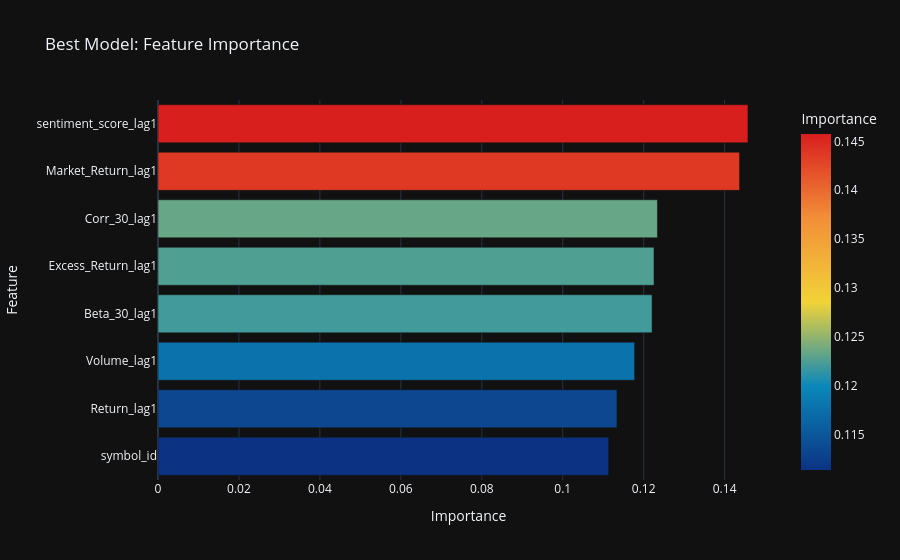

The cell this chart's notebook holds for it:
### Markdown cell above
### XGBoost Feature Importance (Tuned Model)

XGBoost's built-in importance measures how often each feature is used to split nodes. Compared to the SHAP beeswarm above, this can overstate features that are used frequently but with low actual predictive contribution.

### Code cell
importance_df_best = pd.DataFrame({
    'Feature': features,
    'Importance': best_model.feature_importances_
}).sort_values(by='Importance', ascending=True)

fig = px.bar(
    importance_df_best,
    x='Importance',
    y='Feature',
    orientation='h',
    title="Best Model: Feature Importance",
    color='Importance',
    color_continuous_scale='Portland'
)
fig.update_layout(template='plotly_dark')
fig.show()

### Figure 1 — Plotly figure (JSON) as saved in the notebook; plotly's stock layout.template omitted (floating-point values rounded to 4 significant figures)
{"data": [{"hovertemplate": "Importance=%{marker.color}<br>Feature=%{y}<extra></extra>", "legendgroup": "", "marker": {"color": [0.1114, 0.1134, 0.1178, 0.1221, 0.1225, 0.1234, 0.1437, 0.1458], "coloraxis": "coloraxis", "pattern": {"shape": ""}}, "name": "", "orientation": "h", "showlegend": false, "textposition": "auto", "type": "bar", "x": [0.1114, 0.1134, 0.1178, 0.1221, 0.1225, 0.1234, 0.1437, 0.1458], "xaxis": "x", "y": ["symbol_id", "Return_lag1", "Volume_lag1", "Beta_30_lag1", "Excess_Return_lag1", "Corr_30_lag1", "Market_Return_lag1", "sentiment_score_lag1"], "yaxis": "y"}], "layout": {"barmode": "relative", "coloraxis": {"colorbar": {"title": {"text": "Importance"}}, "colorscale": [[0, "rgb(12,51,131)"], [0.25, "rgb(10,136,186)"], [0.5, "rgb(242,211,56)"], [0.75, "rgb(242,143,56)"], [1, "rgb(217,30,30)"]]}, "legend": {"tracegroupgap": 0}, "title": {"text": "Best Model: Feature Importance"}, "xaxis": {"anchor": "y", "domain": [0, 1], "title": {"text": "Importance"}}, "yaxis": {"anchor": "x", "domain": [0, 1], "title": {"text": "Feature"}}}}
